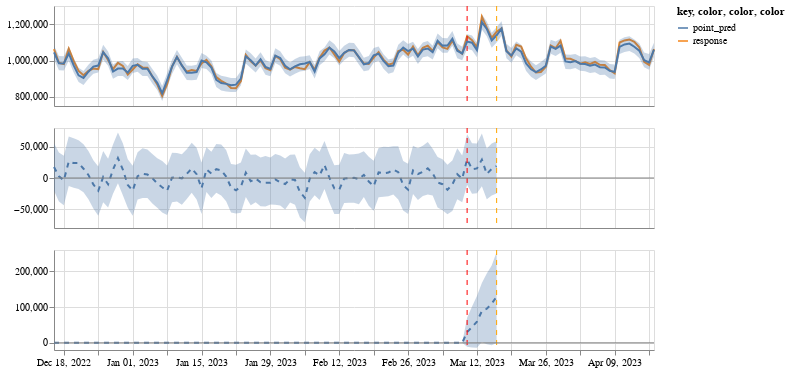

Here is the notebook cell this chart was saved with:
### Code cell
# @title Step.3
if case_2.purpose_selection.selected_index == 0:
  case_2.display_causalimpact_object(
      case_2.ci_objs[0],
      case_2.df_shaped,
      case_2.date_col.value,
      case_2.pre_period_start.value,
      case_2.pre_period_end.value,
      case_2.post_period_start.value,
      case_2.post_period_end.value,
  )
else:
  case_2.generate_simulation()
